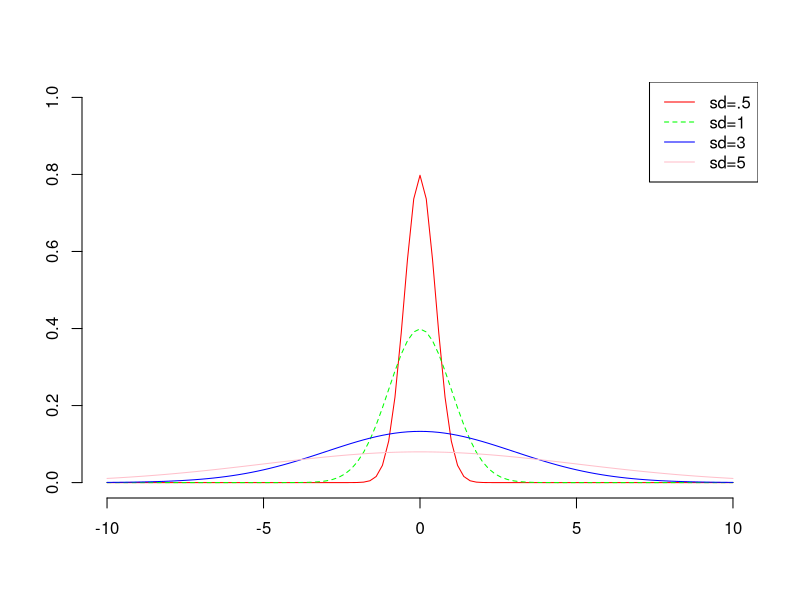
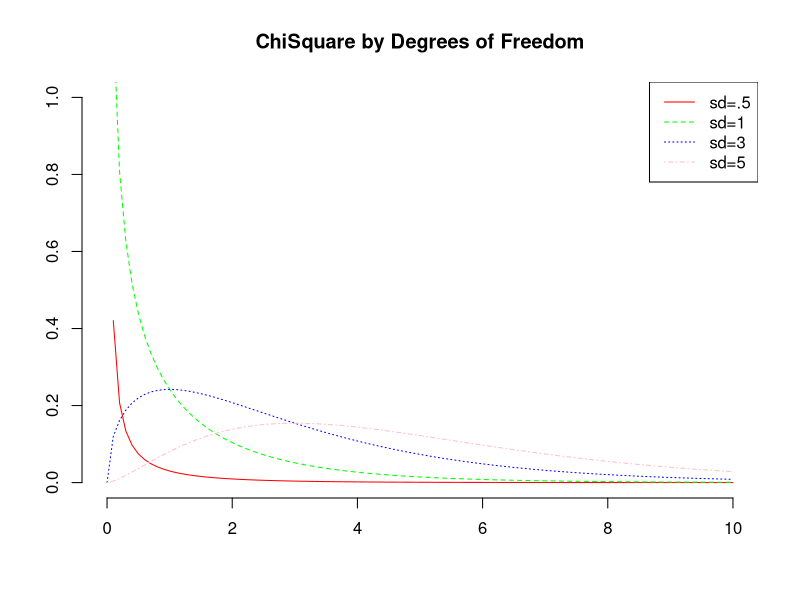

Write the R code that produced these figures, in order.
## ---- chunk 1
knitr::opts_chunk$set(echo = TRUE)
## ---- chunk 2
between = function(interval, testValue = 0){
  if ( testValue > interval[1] & testValue <interval[2]){
    return(T)
  }else{
    return(F)
  }
}

## ---- chunk 3
plot.new()
plot.window(xlim = c(-10,10) , ylim = c(0,1))
curve(dnorm(x, mean = 0, sd = .5), from = -10, to = 10 , add=T , col = "red")
curve(dnorm(x, mean = 0, sd = 1), from = -10, to = 10 , add=T , col = "green", lty = 2)
curve(dnorm(x, mean = 0, sd = 3), from = -10, to = 10 , add=T , col = "blue")
curve(dnorm(x, mean = 0, sd = 5), from = -10, to = 10 , add=T , col = "pink")
axis(1)
axis(2)
legend("topright", legend = c("sd=.5", "sd=1", "sd=3", "sd=5"), col = c("red", "green", "blue", "pink"), lty = c(1,2,1,1))
## ---- chunk 4
n=3
sd=.5
x=rnorm(n, mean=0, sd=sd)
results = t.test(x , conf.level = .95)
results
str(results)

CI = results$conf.int
CI

between(CI, 0)
## ---- chunk 5

holder = rep(NA, 1000)
n=3
sd=.5
for(i in 1:1000){
  x=rnorm(n, mean=0, sd=sd)
  results=t.test(x,conf.level=.95)
  CI = results$conf.int
  logic = between (CI,0)
  holder[i] = logic
}

mean(holder)
## ---- chunk 6
plot.new()
plot.window(xlim = c(0,10) , ylim = c(0,1))
curve(dchisq(x, df = .1), from = 0 , to = 10 , add=T , col = "red", lty = 1)
curve(dchisq(x, df = 1), from = 0 , to = 10 , add=T , col = "green", lty = 2)
curve(dchisq(x, df = 3), from = 0 , to = 10 , add=T , col = "blue", lty = 3)
curve(dchisq(x, df = 5), from = 0 , to = 10 , add=T , col = "pink", lty = 4)
axis(1)
axis(2)
title(main = "ChiSquare by Degrees of Freedom")
legend("topright", legend = c("sd=.5", "sd=1", "sd=3", "sd=5"), col = c("red", "green", "blue", "pink"), lty = c(1,2,3,4))
## ---- chunk 7
n=30
x=rchisq(n, df = .1)
results = t.test(x , conf.level = .95)
results
str(results)

CI = results$conf.int
CI

between(CI, .1)
## ---- chunk 8

holder1 = rep(NA, 1000)
n=30
for(i in 1:1000){
  x=rchisq(n, df = .1)
  results=t.test(x,conf.level=.95)
  CI = results$conf.int
  logic = between (CI,.1)
  holder[i] = logic
}

mean(holder)
## ---- chunk 9
holder1 = rep(NA, 1000)
n=30
for(i in 1:1000){
  x=rchisq(n, df = 20)
  results=t.test(x,conf.level=.95)
  CI = results$conf.int
  logic = between (CI,20)
  holder1[i] = logic
}

mean(holder1)
## ---- chunk 10


holder2 = rep(NA, 1000)
n=3000
for(i in 1:1000){
  x=rchisq(n, df = .1)
  results=t.test(x,conf.level=.95)
  CI = results$conf.int
  logic = between (CI,.1)
  holder2[i] = logic
}

mean(holder2)

